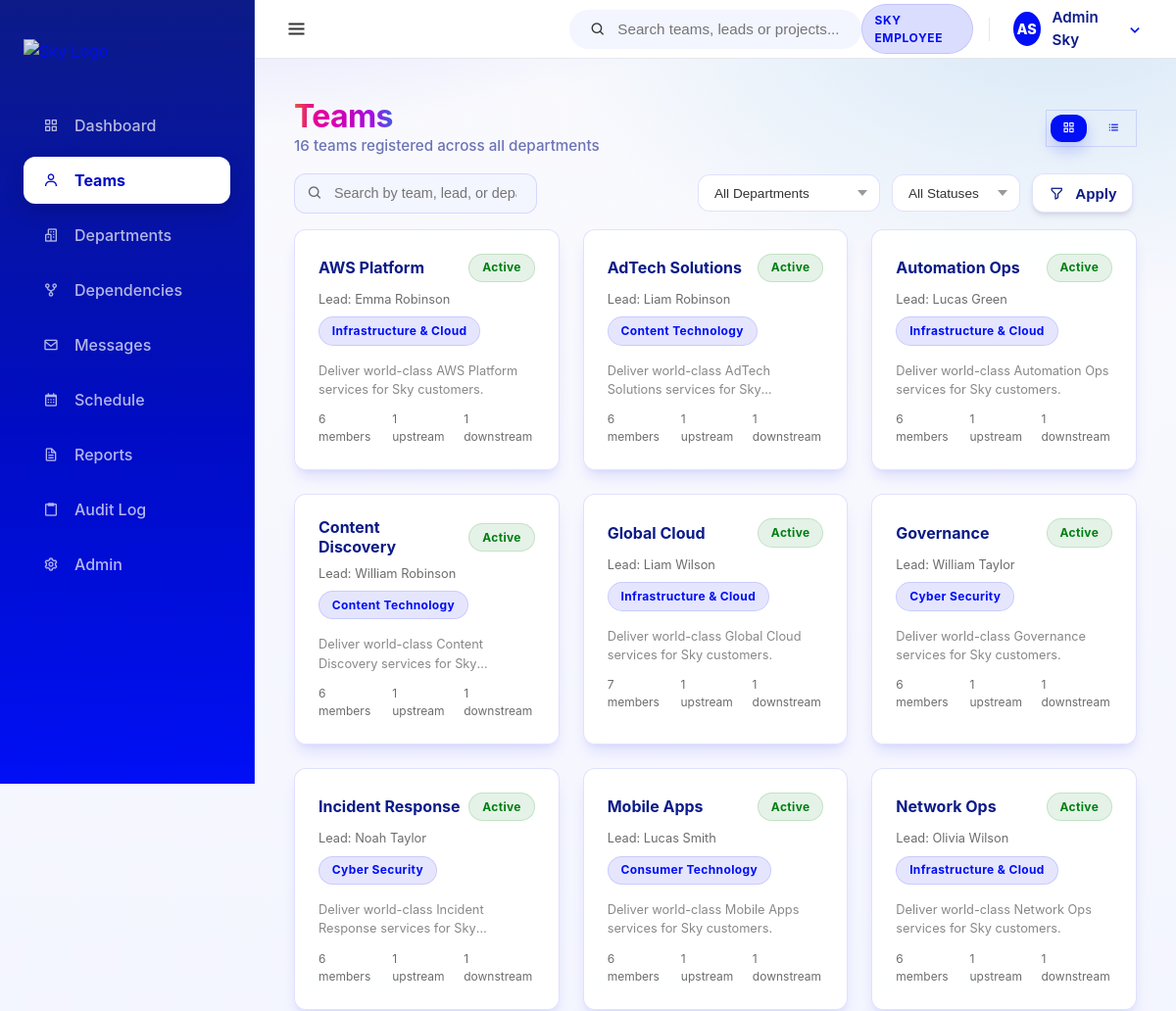
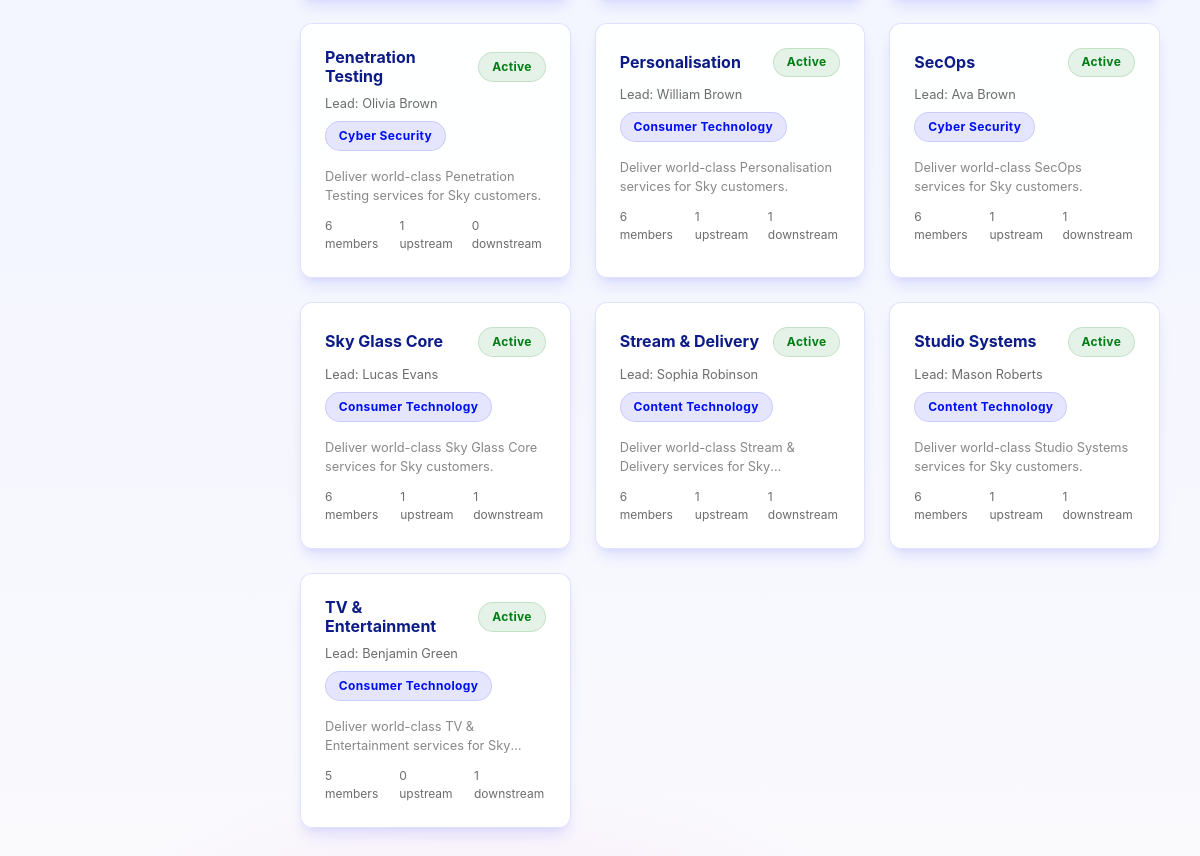
Page /teams/ (signed in) on the committed database (2 pictures, top to bottom).
### core/models.py (models this page shows, shortened)
class User(AbstractUser):
    class Meta:
        verbose_name = 'User'
        verbose_name_plural = 'Users'

class Team(models.Model):
    team_id = models.AutoField(primary_key=True)
    department = models.ForeignKey(Department, on_delete=models.CASCADE, related_name='teams')
    team_name = models.CharField(max_length=100)
    mission = models.TextField(blank=True) # Main Requirement
    lead_email = models.EmailField(blank=True) # Main Requirement
    team_leader_name = models.CharField(max_length=100, blank=True)
    work_stream = models.CharField(max_length=100)
    project_name = models.CharField(max_length=100)
    project_codebase = models.CharField(max_length=100)
    status = models.CharField(max_length=50, default='Active')
    tech_tags = models.TextField(blank=True, help_text="Comma separated tags")
    created_at = models.DateTimeField(auto_now_add=True)
    updated_at = models.DateTimeField(auto_now=True)

class Department(models.Model):
    department_id = models.AutoField(primary_key=True)
    department_name = models.CharField(max_length=100)
    department_lead_name = models.CharField(max_length=100)
    specialization = models.CharField(max_length=150, blank=True, null=True, help_text="e.g. Web Development, Cloud Infrastructure")
    description = models.TextField()

### teams/views.py (the view)
# urls.py: path('', views.team_list, name='team_list'),
@login_required
def team_list(request):
    try:
        search_query = request.GET.get('search', '').strip()
        dept_filter = request.GET.get('department', '')
        status_filter = request.GET.get('status', '')
        teams = Team.objects.select_related('department').annotate(
            member_count=Count('members', distinct=True),
            up_1=Count('dependencies_to', filter=Q(dependencies_to__dependency_type='upstream'), distinct=True),
            up_2=Count('dependencies_from', filter=Q(dependencies_from__dependency_type='downstream'), distinct=True),
            down_1=Count('dependencies_from', filter=Q(dependencies_from__dependency_type='upstream'), distinct=True),
            down_2=Count('dependencies_to', filter=Q(dependencies_to__dependency_type='downstream'), distinct=True),
        ).order_by('team_name')
        from django.db.models import F
        teams = teams.annotate(
            upstream_count=F('up_1') + F('up_2'),
            downstream_count=F('down_1') + F('down_2')
        )
        if search_query:
            teams = teams.filter(
                Q(team_name__icontains=search_query) |
                Q(team_leader_name__icontains=search_query) |
                Q(department__department_name__icontains=search_query)
            )
        if dept_filter:
            teams = teams.filter(department__department_name=dept_filter)
        if status_filter:
            teams = teams.filter(status=status_filter)
        departments = Department.objects.all().order_by('department_name')
        view_mode = request.GET.get('view', 'grid')
        if view_mode not in ('grid', 'list'):
            view_mode = 'grid'
        context = {
            'teams': teams,
            'departments': departments,
            'search_query': search_query,
            'dept_filter': dept_filter,
            'status_filter': status_filter,
            'total_count': teams.count(),
            'view_mode': view_mode,
        }
        return render(request, 'teams/team_list.html', context)
    except Exception as error:
        return render(request, 'teams/team_list.html', {
            'teams': [],
            'departments': [],
            'error': str(error),
        })

### templates/teams/team_list.html (shortened to what this page needs)
{% extends 'base.html' %}
{% block content %}
<div class="flex-between mb-2 animate-slide-up">
    <div>
        <h1 class="spectrum-text" style="font-size: 2rem; letter-spacing: -0.02em;">Teams</h1>
        <p style="color: var(--sky-header-blue); opacity: 0.6; font-weight: 500; font-size: 0.95rem;">{{ total_count }} team{{ total_count|pluralize }} registered across all departments</p>
    </div>
    <div class="flex-center gap-1" style="background: var(--surface-strong); border-radius: var(--border-radius); padding: 0.25rem; border: 1px solid var(--border);">
        <a href="?search={{ search_query }}&department={{ dept_filter }}&status={{ status_filter }}&view=grid"
           class="btn {% if view_mode == 'grid' %}btn-primary{% else %}btn-ghost{% endif %}"
           style="padding: 0.45rem 0.75rem; font-size: 0.85rem; text-decoration: none;"
           title="Grid view">
            <i class='bx bx-grid-alt'></i>
        </a>
        <a href="?search={{ search_query }}&department={{ dept_filter }}&status={{ status_filter }}&view=list"
           class="btn {% if view_mode == 'list' %}btn-primary{% else %}btn-ghost{% endif %}"
           style="padding: 0.45rem 0.75rem; font-size: 0.85rem; text-decoration: none;"
           title="List view">
            <i class='bx bx-list-ul'></i>
        </a>
    </div>
</div>
<form method="get" action="{% url 'teams:team_list' %}" class="filter-bar mb-2 animate-slide-up" style="animation-delay: 0.1s;">
    <div style="position: relative; flex: 1; max-width: 400px;">
        <i class='bx bx-search' style="position: absolute; left: 0.85rem; top: 50%; transform: translateY(-50%); color: var(--muted-foreground);"></i>
        <input type="text" name="search" class="filter-input" placeholder="Search by team, lead, or department..." value="{{ search_query }}" id="team-search">
    </div>
    <select name="department" class="filter-select" id="dept-filter">
        <option value="">All Departments</option>
    </select>
    <select name="status" class="filter-select" id="status-filter">
        <option value="">All Statuses</option>
    </select>
    <button type="submit" class="btn btn-secondary" style="padding: 0.65rem 1rem;">
        <i class='bx bx-filter-alt'></i> Apply
    </button>
</form>
{% if teams %}
{% if view_mode == 'list' %}
<div class="card animate-slide-up" style="animation-delay: 0.2s; padding: 0; overflow: hidden;">
    <table style="width: 100%; border-collapse: collapse; font-size: 0.875rem;">
        <thead>
            <tr style="background: var(--surface-strong); border-bottom: 2px solid var(--border);">
                <th style="text-align: left; padding: 0.85rem 1.25rem; font-weight: 600; color: var(--sky-header-blue);">Team</th>
                <th style="text-align: left; padding: 0.85rem 1rem; font-weight: 600; color: var(--sky-header-blue);">Department</th>
                <th style="text-align: left; padding: 0.85rem 1rem; font-weight: 600; color: var(--sky-header-blue);">Lead</th>
                <th style="text-align: left; padding: 0.85rem 1rem; font-weight: 600; color: var(--sky-header-blue);">Status</th>
                <th style="text-align: center; padding: 0.85rem 1rem; font-weight: 600; color: var(--sky-header-blue);">Members</th>
                <th style="text-align: center; padding: 0.85rem 1rem; font-weight: 600; color: var(--sky-header-blue);">Upstream</th>
                <th style="text-align: center; padding: 0.85rem 1rem; font-weight: 600; color: var(--sky-header-blue);">Downstream</th>
            </tr>
        </thead>
        <tbody>
            {% for team in teams %}
            <tr data-href="{% url 'teams:team_detail' team.team_id %}" onclick="window.location=this.dataset.href"
                style="border-bottom: 1px solid var(--border); cursor: pointer; transition: background 0.15s;"
                onmouseover="this.style.background='var(--surface-strong)'" onmouseout="this.style.background=''">
                <td style="padding: 0.85rem 1.25rem;">
                    <a href="{% url 'teams:team_detail' team.team_id %}" style="text-decoration: none; font-weight: 600; color: var(--sky-header-blue);">
                        {{ team.team_name }}
                    </a>
                    {% if team.mission %}
                    <p style="font-size: 0.75rem; color: var(--muted-foreground); margin: 0.2rem 0 0; overflow: hidden; text-overflow: ellipsis; white-space: nowrap; max-width: 260px;">
                        {{ team.mission|truncatewords:10 }}
                    </p>
                    {% endif %}
                </td>
                <td style="padding: 0.85rem 1rem;">
                    <span class="chip chip-department">{{ team.department.department_name }}</span>
                </td>
                <td style="padding: 0.85rem 1rem; color: var(--sky-text);">
                    {{ team.team_leader_name|default:"—" }}
                </td>
                <td style="padding: 0.85rem 1rem;">
                    <span class="chip {% if team.status == 'Active' %}chip-active{% elif team.status == 'Restructuring' %}chip-restructuring{% else %}chip-disbanded{% endif %}">
                        {{ team.status }}
                    </span>
                </td>
                <td style="padding: 0.85rem 1rem; text-align: center; color: var(--muted-foreground);">{{ team.member_count }}</td>
                <td style="padding: 0.85rem 1rem; text-align: center; color: var(--muted-foreground);">{{ team.upstream_count }}</td>
                <td style="padding: 0.85rem 1rem; text-align: center; color: var(--muted-foreground);">{{ team.downstream_count }}</td>
            </tr>
            {% endfor %}
        </tbody>
    </table>
</div>
{% else %}
<div class="grid-3 animate-slide-up" style="animation-delay: 0.2s;">
    {% for team in teams %}
    <a href="{% url 'teams:team_detail' team.team_id %}" class="card" style="text-decoration: none; color: inherit; cursor: pointer;">
        <div class="flex-between mb-1">
            <h4 style="font-size: 1rem; color: var(--sky-header-blue); padding-right: 0.5rem;">{{ team.team_name }}</h4>
            <span class="chip {% if team.status == 'Active' %}chip-active{% elif team.status == 'Restructuring' %}chip-restructuring{% else %}chip-disbanded{% endif %}">
                {{ team.status }}
            </span>
        </div>
        <p style="font-size: 0.8rem; color: var(--muted-foreground); margin-bottom: 0.5rem;">
            Lead: {{ team.team_leader_name|default:"Not assigned" }}
        </p>
        <span class="chip chip-department" style="margin-bottom: 0.5rem;">{{ team.department.department_name }}</span>
        {% if team.mission %}
        <p style="font-size: 0.8rem; color: #888; margin-top: 0.5rem; display: -webkit-box; -webkit-line-clamp: 2; -webkit-box-orient: vertical; overflow: hidden;">
            {{ team.mission|truncatewords:18 }}
        </p>
        {% endif %}
        <div class="flex gap-2" style="margin-top: 0.75rem; font-size: 0.75rem; color: var(--muted-foreground);">
            <span>{{ team.member_count }} member{{ team.member_count|pluralize }}</span>
            <span>{{ team.upstream_count }} upstream</span>
            <span>{{ team.downstream_count }} downstream</span>
        </div>
    </a>
    {% endfor %}
</div>
{% endif %}
{% endif %}
{% endblock %}

### templates/partials/_top_navbar.html (shortened to what this page needs)
<header class="top-navbar" style="display: flex; align-items: center; justify-content: space-between; height: 60px;">
    <div class="navbar-left">
        <button id="sidebar-toggle" class="sidebar-toggle-btn" aria-label="Toggle Sidebar">
            <i class='bx bx-menu'></i>
        </button>
    </div>
    <div class="navbar-middle">
        <div class="search-bar-container" id="global-search">
            <div class="search-bar">
                <i class='bx bx-search'></i>
                <input type="text" placeholder="Search teams, leads or projects..." id="search-input">
            </div>
        </div>
    </div>
    <div class="navbar-right" style="display: flex; align-items: center; gap: 12px;">
        <span class="badge badge-blue" style="vertical-align: middle; display: inline-flex; align-items: center;">SKY EMPLOYEE</span>
        <div class="nav-user-dropdown" id="user-dropdown-container" style="display: flex; align-items: center;">
            <div class="nav-avatar-trigger" id="user-dropdown-btn" style="display: flex; align-items: center;">
                <div class="avatar-circle small">
                    {% if user.first_name %}{{ user.first_name|first|upper }}{% else %}{{ user.username|first|upper }}{% endif %}{% if user.last_name %}{{ user.last_name|first|upper }}{% endif %}
                </div>
                <span class="user-fullname">{{ user.get_full_name|default:user.username }}</span>
                <i class='bx bx-chevron-down'></i>
            </div>
        </div>
    </div>
</header>

### assets/css/sky-layout.css (style rules this page uses)
:root { --font-size: 16px; --sky-primary: #000ff5; --sky-primary-dark: #000cc4; --sky-focus: #007ecc; --sky-surface: #fafafd; --sky-surface-strong: #f3f5ff; --sky-tint-5: rgba(0, 15, 245, 0.05); --sky-tint-10: rgba(0, 15, 245, 0.1); --sky-tint-14: rgba(0, 15, 245, 0.14); --sky-header-blue: #0c1b87; --sky-text: #333333; --sky-positive: #007e13; --sky-negative: #dd1717; --sky-attention: #f15a22; --sky-spectrum-1: #e4563e; --sky-spectrum-2: #e70296; --sky-spectrum-3: #dc01b1; --sky-spectrum-4: #be01c4; --sky-spectrum-5: #9f11e7; --sky-spectrum-6: #3d5fdf; --sky-spectrum: linear-gradient( 90deg, var(--sky-spectrum-1) 0%, var(--sky-spectrum-2) 20%, var(--sky-spectrum-3) 40%, var(--sky-spectrum-4) 60%, var(--sky-spectrum-5) 80%, var(--sky-spectrum-6) 100% ); --sky-spectrum-diagonal: linear-gradient( 135deg, var(--sky-spectrum-1) 0%, var(--sky-spectrum-2) 20%, var(--sky-spectrum-3) 40%, var(--sky-spectrum-4) 60%, var(--sky-spectrum-5) 80%, var(--sky-spectrum-6) 100% ); --primary: var(--sky-primary); --primary-foreground: #ffffff; --background: var(--sky-surface); --foreground: var(--sky-text); --card: rgba(255, 255, 255, 0.92); --card-foreground: var(--sky-text); --popover: #ffffff; --popover-foreground: var(--sky-text); --muted: var(--sky-surface-strong); --muted-foreground: rgba(51, 51, 51, 0.72); --accent: var(--sky-tint-10); --accent-foreground: var(--sky-text); --destructive: var(--sky-negative); --destructive-foreground: #ffffff; --border: rgba(0, 15, 245, 0.12); --input-background: rgba(255, 255, 255, 0.96); --ring: rgba(0, 126, 204, 0.35); --radius: 0.75rem; --sidebar-width: 260px; --header-height: 70px; --shadow-sm: 0 4px 6px -1px rgba(0, 0, 0, 0.1), 0 2px 4px -1px rgba(0, 0, 0, 0.06); --shadow-md: 0 10px 15px -3px rgba(0, 15, 245, 0.1), 0 4px 6px -2px rgba(0, 15, 245, 0.05); --shadow-lg: 0 20px 25px -5px rgba(12, 27, 135, 0.15), 0 10px 10px -5px rgba(12, 27, 135, 0.1); }
* { margin: 0; padding: 0; box-sizing: border-box; }
html body { font-family: 'Inter', system-ui, -apple-system, sans-serif; color: var(--sky-text); min-height: 100vh; line-height: 1.5; background: radial-gradient(1200px 600px at 20% -10%, rgba(0, 15, 245, 0.18) 0%, rgba(0, 15, 245, 0) 55%), radial-gradient(900px 520px at 90% 0%, rgba(0, 126, 204, 0.14) 0%, rgba(0, 126, 204, 0) 60%), radial-gradient(900px 520px at 40% 110%, rgba(220, 1, 177, 0.1) 0%, rgba(220, 1, 177, 0) 55%), linear-gradient(180deg, #fafafd 0%, #f3f5ff 60%, #fafafd 100%); background-attachment: fixed; background-size: cover; background-repeat: no-repeat; }
html body h1, html body h2, html body h3, html body h4 { color: var(--sky-header-blue); font-weight: 700; line-height: 1.2; }
html body a { color: var(--sky-primary); text-decoration: none; transition: color 0.2s ease; }
html body .top-navbar { height: 60px; background: #ffffff; border-bottom: 1px solid #e5e7eb; display: flex; align-items: center; justify-content: space-between; padding: 0 24px; position: sticky; top: 0; z-index: 900; }
html body .navbar-left, html body .navbar-middle, html body .navbar-right { display: flex; align-items: center; flex: 1; }
html body .navbar-middle { justify-content: center; }
html body .navbar-right { justify-content: flex-end; gap: 12px; }
html body .search-bar-container { position: relative; width: 100%; max-width: 400px; min-width: 280px; }
html body .search-bar { background: var(--sky-surface-strong); padding: 0 1.25rem; height: 40px; border-radius: 999px; display: flex; align-items: center; border: 1px solid transparent; transition: all 0.2s ease; }
html body .search-bar input { background: transparent; border: none; outline: none; flex: 1; margin-left: 0.75rem; font-size: 0.95rem; color: var(--sky-text); }

### rows in the picture
User: first_name|first "A", last_name|first "S", get_full_name "Admin Sky"
Team: team_name "AWS Platform", status "Active", team_leader_name "Emma Robinson", department.department_name "Infrastructure & Cloud", mission "Deliver world-class AWS Platform services for Sky customers.", member_count "6", upstream_count "1", downstream_count "1"
Team: team_name "AdTech Solutions", status "Active", team_leader_name "Liam Robinson", department.department_name "Content Technology", mission "Deliver world-class AdTech Solutions services for…", member_count "6", upstream_count "1", downstream_count "1"
Team: team_name "Automation Ops", status "Active", team_leader_name "Lucas Green", department.department_name "Infrastructure & Cloud", mission "Deliver world-class Automation Ops services for Sky customers.", member_count "6", upstream_count "1", downstream_count "1"
Team: team_name "Content Discovery", status "Active", team_leader_name "William Robinson", department.department_name "Content Technology", mission "Deliver world-class Content Discovery services for…", member_count "6", upstream_count "1", downstream_count "1"
Team: team_name "Global Cloud", status "Active", team_leader_name "Liam Wilson", department.department_name "Infrastructure & Cloud", mission "Deliver world-class Global Cloud services for Sky customers.", member_count "7", upstream_count "1", downstream_count "1"
Team: team_name "Governance", status "Active", team_leader_name "William Taylor", department.department_name "Cyber Security", mission "Deliver world-class Governance services for Sky customers.", member_count "6", upstream_count "1", downstream_count "1"
Team: team_name "Incident Response", status "Active", team_leader_name "Noah Taylor", department.department_name "Cyber Security", mission "Deliver world-class Incident Response services for…", member_count "6", upstream_count "1", downstream_count "1"
Team: team_name "Mobile Apps", status "Active", team_leader_name "Lucas Smith", department.department_name "Consumer Technology", mission "Deliver world-class Mobile Apps services for Sky customers.", member_count "6", upstream_count "1", downstream_count "1"
Team: team_name "Network Ops", status "Active", team_leader_name "Olivia Wilson", department.department_name "Infrastructure & Cloud", mission "Deliver world-class Network Ops services for Sky customers.", member_count "6", upstream_count "1", downstream_count "1"
Team: team_name "Penetration Testing", status "Active", team_leader_name "Olivia Brown", department.department_name "Cyber Security", mission "Deliver world-class Penetration Testing services for Sky customers.", member_count "6", upstream_count "1", downstream_count "0"
Team: team_name "Personalisation", status "Active", team_leader_name "William Brown", department.department_name "Consumer Technology", mission "Deliver world-class Personalisation services for Sky customers.", member_count "6", upstream_count "1", downstream_count "1"
Team: team_name "SecOps", status "Active", team_leader_name "Ava Brown", department.department_name "Cyber Security", mission "Deliver world-class SecOps services for Sky customers.", member_count "6", upstream_count "1", downstream_count "1"
Team: team_name "Sky Glass Core", status "Active", team_leader_name "Lucas Evans", department.department_name "Consumer Technology", mission "Deliver world-class Sky Glass Core services for Sky customers.", member_count "6", upstream_count "1", downstream_count "1"
Team: team_name "Stream & Delivery", status "Active", team_leader_name "Sophia Robinson", department.department_name "Content Technology", mission "Deliver world-class Stream & Delivery services for…", member_count "6", upstream_count "1", downstream_count "1"
Team: team_name "Studio Systems", status "Active", team_leader_name "Mason Roberts", department.department_name "Content Technology", mission "Deliver world-class Studio Systems services for Sky customers.", member_count "6", upstream_count "1", downstream_count "1"
Team: team_name "TV & Entertainment", status "Active", team_leader_name "Benjamin Green", department.department_name "Consumer Technology", mission "Deliver world-class TV & Entertainment services for…", member_count "5", upstream_count "0", downstream_count "1"

### other values in the picture
{{ total_count }} "16"
